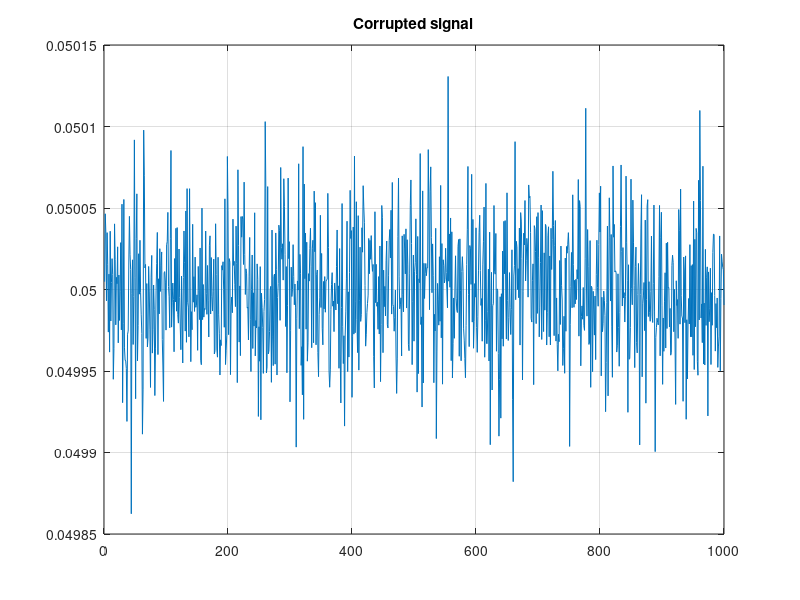

MATLAB code for this plot:
a = [3,1,1
    ;1,3,1
    ;1,1,3];

trans=zeros(1,1000);

for i = 1:1000

    b=a+0.001*randn(3,3);
    try

        bt=inv(b);
        k=det(bt);
        trans(i)=k;


    catch ME

        disp(['Error, sigle matrix is detected in the step ', num2str(i)]);
        trans(i)=0;

    end

end

figure;
plot(trans);
title('Corrupted signal');
grid on

